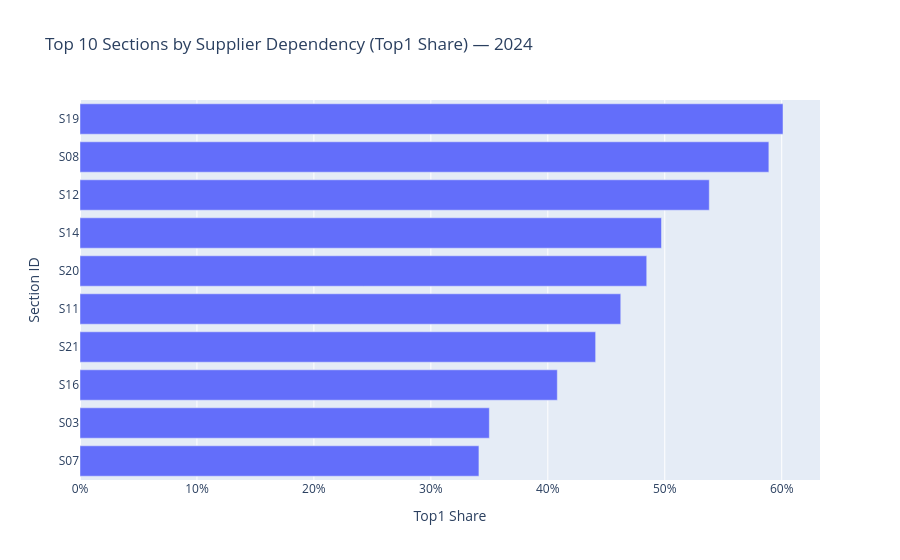

Notebook cell for this chart:
### Markdown cell above
### Chart: Top 10 Sections by Supplier Dependency (Top1 Share)

This horizontal bar chart highlights the **10 sections with the highest dependency on a single supplier country** in the selected year.

- **X-axis (Top1 Share):** the percentage of a section’s total imports that comes from its **largest supplier country**.  
  (e.g., 60% means one country provides 60% of that section’s imports.)
- **Y-axis (Section ID):** the trade section (S01–S21).
- **Hover details:**  
  - **top1_country:** the country with the largest import share for that section  
  - **top5_share:** the combined import share of the top 5 supplier countries (a concentration indicator)

**How to interpret:**
- Higher bars = stronger reliance on one country → **higher supply chain concentration risk**.
- Sections with very high Top1 Share may require **supplier diversification** or **localization planning**.

### Code cell
top10_dep = (finger.sort_values("top1_share", ascending=False)
             .head(10)
             .copy())

fig = px.bar(
    top10_dep.sort_values("top1_share"),
    x="top1_share",
    y="Section ID",
    orientation="h",
    title=f"Top 10 Sections by Supplier Dependency (Top1 Share) — {YEAR}",
    labels={"top1_share":"Top1 Share", "Section":"Section"},
    hover_data={"top1_country": True, "top5_share":":.2f"}
)
fig.update_xaxes(tickformat=".0%")
fig.show()

### Figure 1 — Plotly figure (JSON) as saved in the notebook; plotly's stock layout.template omitted (floating-point values rounded to 4 significant figures)
{"data": [{"customdata": [["China", 0.6159], ["Indonesia", 0.7114], ["China", 0.6649], ["China", 0.9184], ["China", 0.7379], ["China", 0.6827], ["Switzerland", 0.9163], ["China", 0.8555], ["China", 0.8476], ["United States", 0.8674]], "hovertemplate": "Top1 Share=%{x}<br>Section ID=%{y}<br>top1_country=%{customdata[0]}<br>top5_share=%{customdata[1]:.2f}<extra></extra>", "legendgroup": "", "marker": {"color": "#636efa", "pattern": {"shape": ""}}, "name": "", "orientation": "h", "showlegend": false, "textposition": "auto", "type": "bar", "x": [0.3411, 0.35, 0.4081, 0.4409, 0.4624, 0.4846, 0.4972, 0.5381, 0.589, 0.6011], "xaxis": "x", "y": ["S07", "S03", "S16", "S21", "S11", "S20", "S14", "S12", "S08", "S19"], "yaxis": "y"}], "layout": {"barmode": "relative", "legend": {"tracegroupgap": 0}, "title": {"text": "Top 10 Sections by Supplier Dependency (Top1 Share) — 2024"}, "xaxis": {"anchor": "y", "domain": [0, 1], "tickformat": ".0%", "title": {"text": "Top1 Share"}}, "yaxis": {"anchor": "x", "domain": [0, 1], "title": {"text": "Section ID"}}}}
